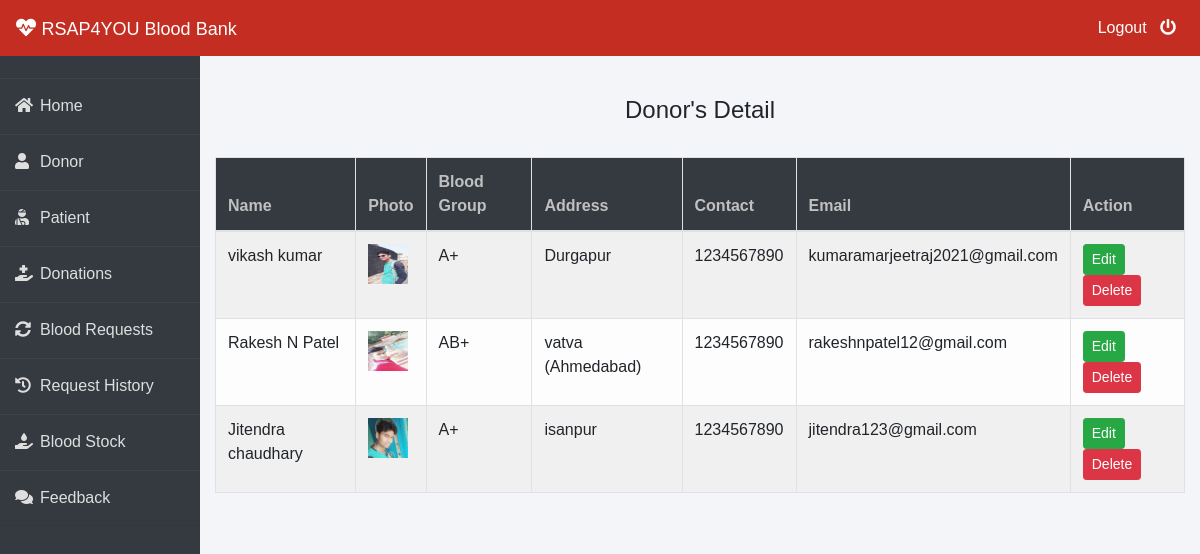
Screenshot of /admin-donor (signed in) with the database file from the repository.
### donor/models.py (models this page shows, shortened)
class Donor(models.Model):
    user=models.OneToOneField(User,on_delete=models.CASCADE)
    profile_pic= models.ImageField(upload_to='profile_pic/Donor/',null=True,blank=True)
    bloodgroup=models.CharField(max_length=10)
    address = models.CharField(max_length=40)
    mobile = models.CharField(max_length=20,null=False)
    Email = models.EmailField(max_length=50,null=False,default=0)
    @property
    def get_name(self):
        return self.user.first_name+" "+self.user.last_name

### blood/views.py (the view)
# urls.py: path('admin-donor', views.admin_donor_view,name='admin-donor'),
@login_required(login_url='adminlogin')
def admin_donor_view(request):
    donors=dmodels.Donor.objects.all()
    return render(request,'blood/admin_donor.html',{'donors':donors})

### templates/blood/admin_donor.html
{% extends 'blood/adminbase.html' %}
{% block content %}
{% load widget_tweaks %}
{%load static%}
<br><br>
<div class="container">
    <H4 class="text-center">Donor's Detail</H4><br>
    <table class="table table-light table-hover table-bordered table-striped">
        <thead class="bg-dark">
            <tr>
                <th scope="col" style="color: rgb(192, 192, 192);">Name</th>
                <th scope="col" style="color: rgb(192, 192, 192);">Photo</th>
                <th scope="col" style="color: rgb(192, 192, 192);">Blood Group</th>
                <th scope="col" style="color: rgb(192, 192, 192);">Address</th>
                <th scope="col" style="color: rgb(192, 192, 192);">Contact</th>
                <th scope="col" style="color: rgb(192, 192, 192);">Email</th>
                <th style="color: rgb(192, 192, 192);">Action</th>
            </tr>
        </thead>
        <tbody>
            {% for t in donors %}
            <tr>
                <td> {{t.get_name}}</td>
                <td> <img src="{% static t.profile_pic.url %}" alt="Profile Pic" height="40px" width="40px" /></td>
                <td>{{t.bloodgroup}}</td>
                <td>{{t.address}}</td>
                <td>{{t.mobile}}</td>
                <td>{{t.Email}}</td>
                <td>
                    <button class="btn btn-success btn-sm"><a  style="text-decoration: none;color: white;" href="{% url 'update-donor' t.id  %}">Edit</a> </button>
                    <button class="btn btn-danger btn-sm"><a  style="text-decoration: none;color: white;" href="{% url 'delete-donor' t.id  %}">Delete</a> </button>
                </td>
            </tr>
            {% endfor %}
        </tbody>
    </table>
</div>
{% endblock content %}

### templates/blood/adminbase.html (shortened to what this page needs)
<!DOCTYPE html>
<html lang="en">
<head>
    <link rel="stylesheet" href="https://maxcdn.bootstrapcdn.com/bootstrap/4.0.0/css/bootstrap.min.css">
    <link rel="stylesheet" href="https://cdnjs.cloudflare.com/ajax/libs/font-awesome/5.14.0/css/all.css">
</head>
<body>
    <nav class="navbar navbar-expand-lg navbar-light fixed-top bg-danger">
      <a style="color:white;" class="navbar-brand" href="/">
      <i class="fas fa-heartbeat"></i>&nbsp;<font face = "Comic sans MS" size ="4">RSAP4YOU Blood Bank</font></a>
        <div class="navbar-collapse collapse w-100 order-3 dual-collapse2">
            <ul class="navbar-nav ml-auto">
                <li class="nav-item">
                    <a class="nav-link" style="color: white;" href="/logout">Logout &nbsp; <i class="fas fa-power-off"></i></a>
                </li>
            </ul>
        </div>
      </nav>
<br><br>
<div class="wrapper">
    <div class="sidebar">
        <ul>
            <li><a style="text-decoration:none;" href="/"><i class="fas fa-home"></i>Home</a></li>
            <li><a style="text-decoration:none;" href="/admin-donor"><i class="fas fa-user"></i>Donor</a></li>
            <li><a style="text-decoration:none;" href="/admin-patient"><i class="fas fa-user-injured"></i>Patient</a></li>
            <li><a style="text-decoration:none;" href="/admin-donation"><i class="fas fa-hand-holding-medical"></i>Donations</a></li>
            <li><a style="text-decoration:none;" href="/admin-request"><i class="fas fa-sync-alt"></i>Blood Requests</a></li>
            <li><a style="text-decoration:none;" href="/admin-request-history"><i class="fas fa-history"></i>Request History</a></li>
            <li><a style="text-decoration:none;" href="/admin-blood"><i class="fas fa-hand-holding-water"></i>Blood Stock</a></li>
            <li><a style="text-decoration:none;" href="/view-feedback"><i class="fas fa-comments"></i>Feedback</a></li>
        </ul>
    </div>
    <div class="main_content">
{% block content %}
{% endblock content %}
    </div>
</div>
</body>
</html>

### templates/blood/adminbase.html (style rules this page uses)
* { margin: 0; padding: 0; box-sizing: border-box; list-style: none; text-decoration: none; font-family: 'Josefin Sans', sans-serif; }
body { background-color: #f3f5f9; }
.bg-danger { background-color: #c32d22!important; }
.wrapper { display: flex; position: relative; }
.wrapper .sidebar { width: 200px; height: 100%; background: #343a40; padding: 30px 0px; position: fixed; }
.wrapper .sidebar ul li { padding: 15px; border-bottom: 1px solid #dedede; border-bottom: 1px solid rgba(0,0,0,0.05); border-top: 1px solid rgba(255,255,255,0.05); }
.wrapper .sidebar ul li a { color: #dedede; display: block; }
.wrapper .sidebar ul li a .fas { width: 25px; }
.wrapper .main_content { width: 100%; margin-left: 200px; }

### rows the page displays
Donor: get_name "vikash kumar", profile_pic (picture), bloodgroup "A+", address "Durgapur", mobile "1234567890", Email "kumaramarjeetraj2021@gmail.com"
Donor: get_name "Rakesh N Patel", profile_pic (picture), bloodgroup "AB+", address "vatva (Ahmedabad)", mobile "1234567890", Email "rakeshnpatel12@gmail.com"
Donor: get_name "Jitendra chaudhary", profile_pic (picture), bloodgroup "A+", address "isanpur", mobile "1234567890", Email "jitendra123@gmail.com"
